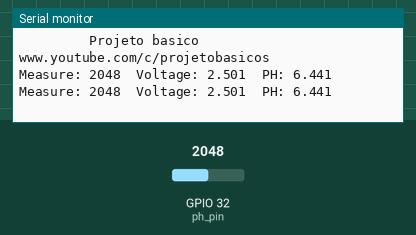
This sketch was run on a simulated ESP32. Shown: the last lines printed to the serial monitor. The inputs (shaded band) are chosen by the test bench; at power-on: GPIO 32 (ph_pin) = 2048.

Above: at 2.8 s.
2.9 s: GPIO 32 (ph_pin) set to 2866
At 5.0 s:
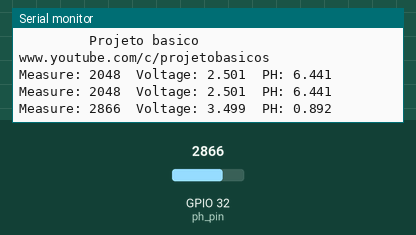
5.6 s: GPIO 32 (ph_pin) set to 3603
At 6.6 s:
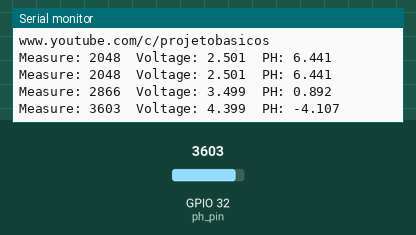
Timing chart, 0 to 8.6 s (numbered marks = the images above; inputs shaded):
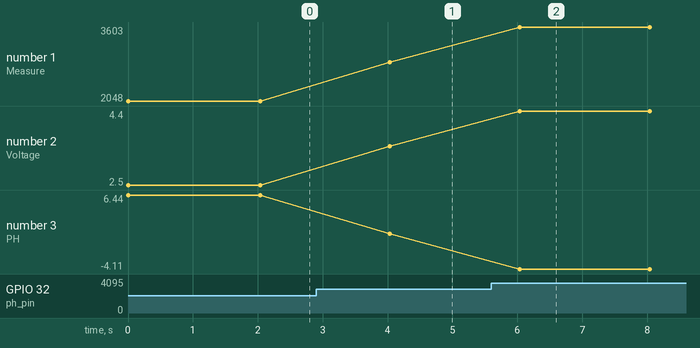

Measured:
- after the input at 2.9 s, the serial monitor: prints a new line after 1.1 s (image 1)
- after the input at 5.6 s, the serial monitor: prints a new line after 0.44 s (image 2)
- plotted number 1: 2048 → 2866 after the input at 2.9 s, 2866 → 3603 after the input at 5.6 s
- plotted number 2: 2.5 → 3.5 after the input at 2.9 s, 3.5 → 4.4 after the input at 5.6 s
- plotted number 3: 6.44 → 0.89 after the input at 2.9 s, 0.89 → -4.11 after the input at 5.6 s

The sketch:

Test-PHmeter-Brasil.ino
```cpp
const int ph_pin = 32; //This is the pin number connected to Po

void setup() {
  Serial.begin(9600);
  Serial.println("         Projeto basico");
  Serial.println("www.youtube.com/c/projetobasicos");
  }

void loop() {
  int measure = analogRead(ph_pin);
  Serial.print("Measure: ");
  Serial.print(measure);

  double voltage = 5 / 4095.0 * measure; //classic digital to voltage conversion
  Serial.print("\tVoltage: ");
  Serial.print(voltage, 3);

  // PH_step = (voltage@PH7 - voltage@PH4) / (PH7 - PH4)
  // PH_probe = PH7 - ((voltage@PH7 - voltage@probe) / PH_step)
  float Po = 12 + ((1.5 - voltage) / 0.18);
  Serial.print("\tPH: ");
  Serial.print(Po, 3);

  Serial.println("");
  delay(2000);
}
```
